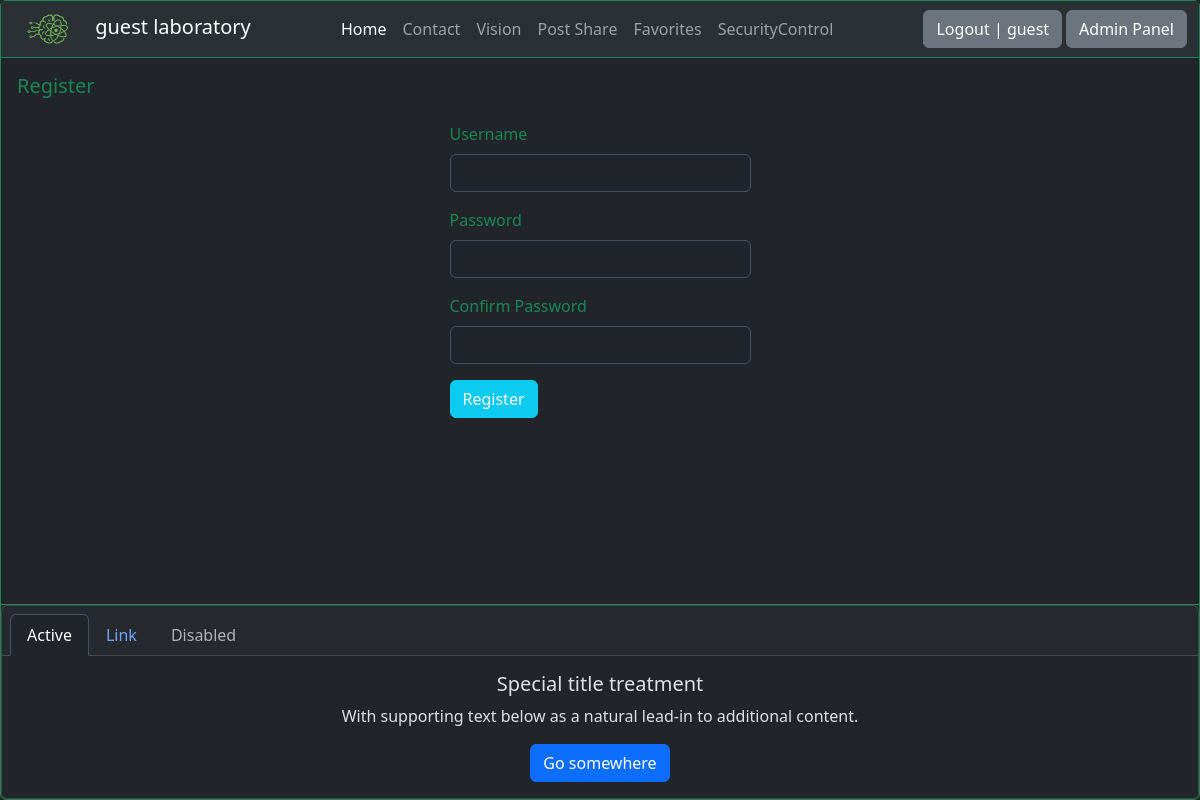
Screenshot of /register/ (signed in) with the database file from the repository.
### fotoblog/models.py (models this page shows)
class PageLogo(models.Model):
    img = models.FileField(upload_to="page_logo/")

class BaseModel(models.Model):
    title = models.CharField(max_length=100, blank=False, null=False)
    slug = AutoSlugField(populate_from="title")
    content = models.TextField(blank=True, null=True)
    img = models.FileField(upload_to="page_img/")
    is_active = models.BooleanField(default=True)
    class Meta:
        abstract = True

class Page(BaseModel):
    def __str__(self):
        return self.title

### fotoblog/views.py (the view, shortened to what this page needs)
# urls.py: path("", page_views, name="home_views"),
def page_views(request,
               page_slug=None,
               post_slug=None,
               post_detail_slug=None,
               post_id=None):
    if post_id:
        return post_detail_views(request, post_id)
    if post_slug:
        return post_share(request, post_slug)
    if page_slug == "login":
        return login_views(request)
    if page_slug == "logout":
        return logout_views(request)
    if page_slug == "register":
        return register(request)

### fotoblog/context_processor/global_db.py (called while the page is built)
def nav_fb_pages(request):
    if request.user.is_authenticated:
        if request.user.is_superuser:
            fb_pages = Page.objects.filter(is_active=True)
        elif request.user.is_active:
            fb_pages = Page.objects.filter(is_active=True).exclude(
                slug="add-page")
        else:
            fb_pages = Page.objects.filter(
                slug__in=["home", "contact", "vision", "favorites"],
                is_active=True).order_by("id")
    else:
        fb_pages = Page.objects.filter(slug__in=["home", "contact", "vision"],
                                    is_active=True).order_by("id")
    return dict(g_fb_pages=fb_pages, )

def global_logo(request):
    page_logo = PageLogo.objects.all().first()
    return dict(page_logo=page_logo, )

### fotoblog/views.py (called while the page is built, shortened)
def register(request):
    title = "Register"
    context = dict(page_title=title, )
    return render(request, "fb_pages/register-page.html", context)

### securityControl/context_processor/global_db.py (called while the page is built)
def global_sc_pages(request):
  g_sc_pages = Page.objects.filter(is_active=True)
  context = dict(sc_pages=g_sc_pages, )
  return context

### fotoblog/templates/fb_pages/register-page.html (shortened to what this page needs)
{% extends 'core/base.html' %}
{% block content %}
<div class="card border-success m-0 d-flex flex-column min-vh-100" name="viewport" content="width=device-width" data-bs-theme="dark">
  <div class="card-header bg-transparent border-success m-0 p-0">
    {% include 'components/navbar.html' %}
  </div>
  <div class="card-body text-success">
    <h5 class="card-title">{{ page_title }}</h5>
    <div class="container p-3 w-100" style="max-width: 333px;">
        <form action="#" method="post">
        <div class="mb-3">
            <label for="usernameID" class="form-label">Username</label>
        <input type="text" name="username" id="usernameID" class="form-control">
        </div>
        <div class="mb-3">
            <label for="passwordID" class="form-label">Password</label>
            <input type="password" name="password" id="passwordID" class="form-control">
        </div>
        <div class="mb-3">
            <label for="confirm_passwordID" class="form-label">Confirm Password</label>
            <input type="password" name="confirm_password" id="confirm_passwordID" class="form-control">
        </div>
        <button type="submit" class="btn btn-info text-light">Register</button>
    </form>
    </div>
  </div>
  {% block footer %}
  <div class="card-footer bg-transparent border-success m-0 p-0">
{% include 'components/footer.html' %}
</div>
{% endblock footer %}
</div>
{% endblock content %}

### fotoblog/templates/components/navbar.html (shortened to what this page needs)
<nav class="navbar navbar-expand-lg bg-body-tertiary" data-bs-theme="dark">
  <div class="container-fluid">
    <a class="navbar-brand m-0 p-0" href="{% url 'fotoblog:home_views' %}">
      <img src="{{ page_logo.img.url }}" class="m-0 p-0" style="width:77px;height:33px;" alt=""> {{ request.user|truncatechars:10 }} laboratory
    </a>
    <div class="collapse navbar-collapse" id="navbarNavAltMarkup">
      <div class="navbar-nav mx-auto">
        {% if g_fb_pages %}
        {% for g_page in g_fb_pages %}
        <a class="nav-link {% if forloop.first %}active{% endif %}" aria-current="page" href="{% url 'fotoblog:page_views' page_slug=g_page.slug %}">{{ g_page.title }}</a>
        {% endfor %}
        {% endif %}
      </div>
      {% if request.user.is_authenticated %}
      <a href="/logout/" class="btn btn-secondary text-decoration-none ">Logout | {{ request.user.username }}</a>
      <a href="/admin/" target="_blank" class="btn btn-secondary text-decoration-none ms-1 ">Admin Panel</a>
      {% else %}
      <a href="/login/" class="btn btn-secondary text-decoration-none ">Login</a>
      <a href="/register/" class="btn btn-secondary text-decoration-none ms-1 ">Register</a>
      {% endif %}
    </div>
  </div>
</nav>

### rows the page displays
PageLogo: img (picture)
Page: title "Home"
Page: title "Contact"
Page: title "Vision"
Page: title "Post Share"
Page: title "Favorites"
Page: title "SecurityControl"

### other values shown
{{ request.user|truncatechars:10 }} "guest"
{{ request.user.username }} "guest"
{{ page_title }} "Register"
